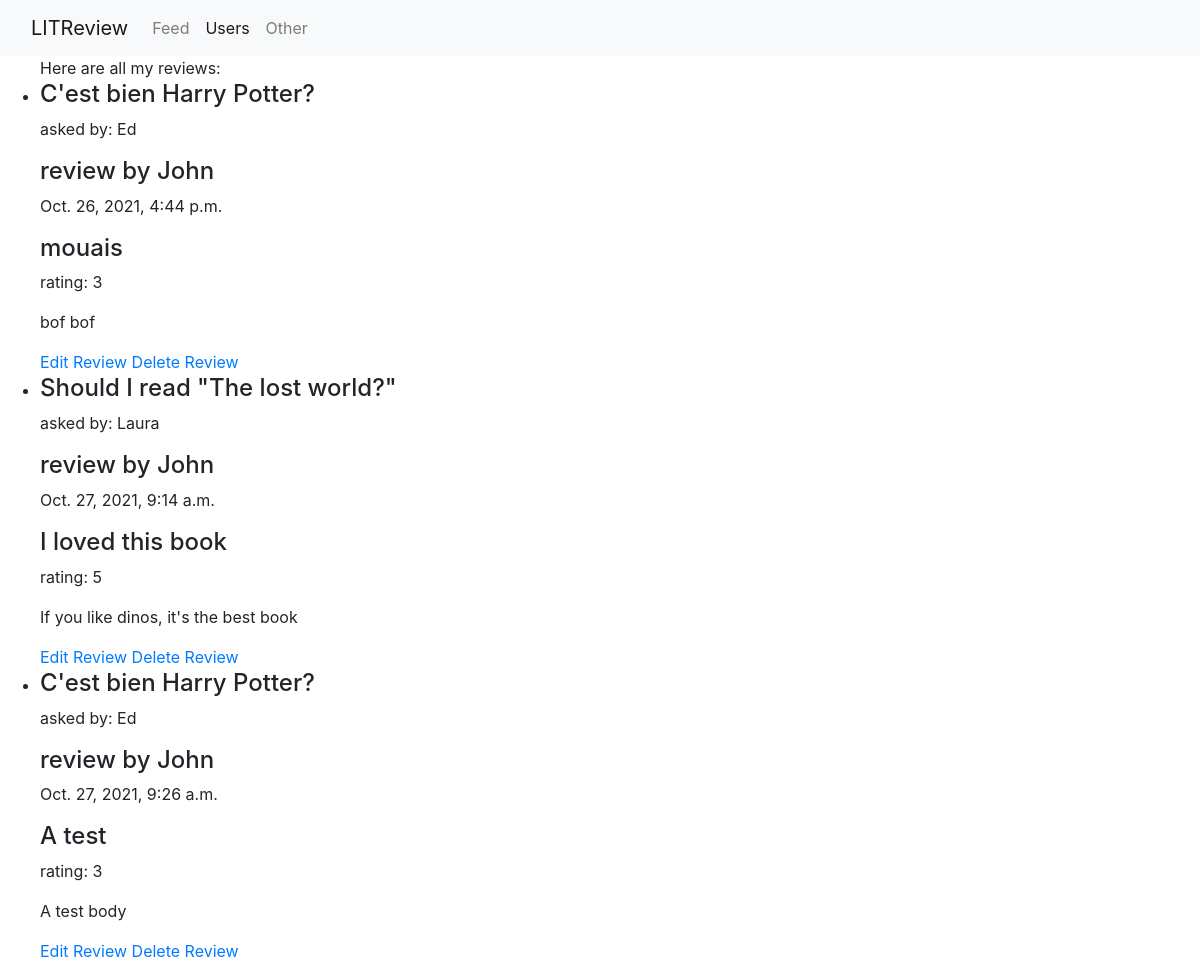
Page /my_reviews (signed in) on the committed database.
### webapp/models.py (models this page shows)
class Review(models.Model):
    ticket = models.ForeignKey(to=Ticket, on_delete=models.CASCADE)
    rating = models.PositiveSmallIntegerField(
        validators=[MinValueValidator(0), MaxValueValidator(5)])
    headline = models.CharField(max_length=128)
    body = models.CharField(max_length=8192, blank=True)
    user = models.ForeignKey(
        to=settings.AUTH_USER_MODEL, on_delete=models.CASCADE, blank=True)
    time_created = models.DateTimeField(auto_now_add=True)

class Ticket(models.Model):
    title = models.CharField(max_length=128, blank=True)
    description = models.TextField(max_length=2059, blank=True)
    user = models.ForeignKey(
        to=settings.AUTH_USER_MODEL, on_delete=models.CASCADE, blank=True)
    image = models.ImageField(upload_to='images/', null=True, blank=True)
    time_created = models.DateTimeField(auto_now_add=True)

### webapp/views.py (the view)
# urls.py: path('my_reviews', views.my_reviews, name='my_reviews'),
def my_reviews(request):
    user = request.user
    reviews = Review.objects.all().filter(user_id=user.id)
    return render(request, 'my_reviews.html', {'reviews': reviews})

### webapp/templates/my_reviews.html
{% extends "main.html" %}
{% block content %}
<ul>
  {% if reviews %}
    <span>Here are all my reviews:</span>
    {% for review in reviews  %}
      <li>
        <h4>{{review.ticket.title}}</h4>
        <p>asked by: {{review.ticket.user}}</p>
        <h4>review by {{review.user}}</h4>
        <p>{{review.time_created}}</p>
        <h4>{{review.headline}}</h4>
        <p>rating: {{review.rating}}</p>
        <p>{{review.body}}</p>
        <a href="{% url 'edit_review' review_id=review.id %}">Edit Review</a>
        <a href="{% url 'delete_review' review_id=review.id %}">Delete Review</a>
      </li>
    {% endfor %}
  {% else %}
      <span class="text-danger"> No review to show!</span>
  {% endif %}
</ul>
{% endblock content %}

### rows in the picture
Review: ticket "C'est bien Harry Potter?", ticket.user "Ed", user "John", time_created "Oct. 26, 2021, 4:44 p.m.", headline "mouais", rating "3", body "bof bof"
Review: ticket "Should I read \"The lost world?\"", ticket.user "Laura", user "John", time_created "Oct. 27, 2021, 9:14 a.m.", headline "I loved this book", rating "5", body "If you like dinos, it's the best book"
Review: ticket "C'est bien Harry Potter?", ticket.user "Ed", user "John", time_created "Oct. 27, 2021, 9:26 a.m.", headline "A test", rating "3", body "A test body"
